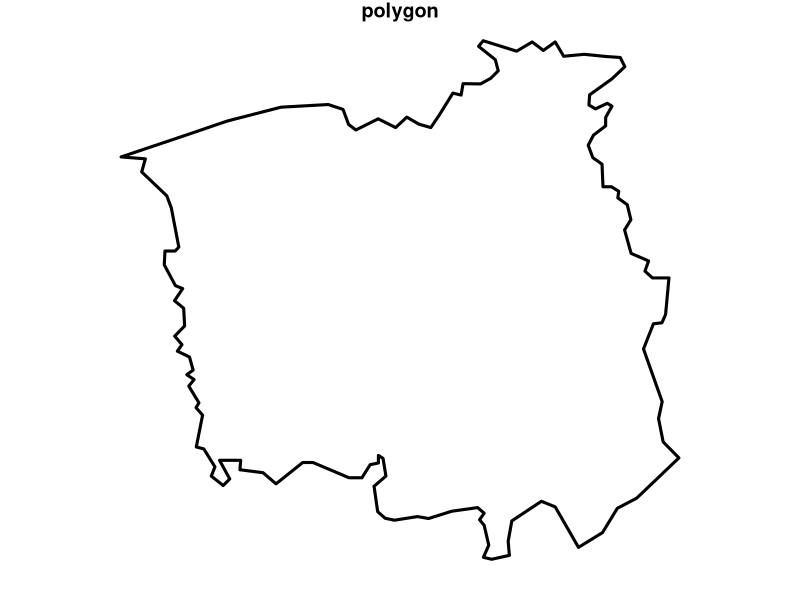
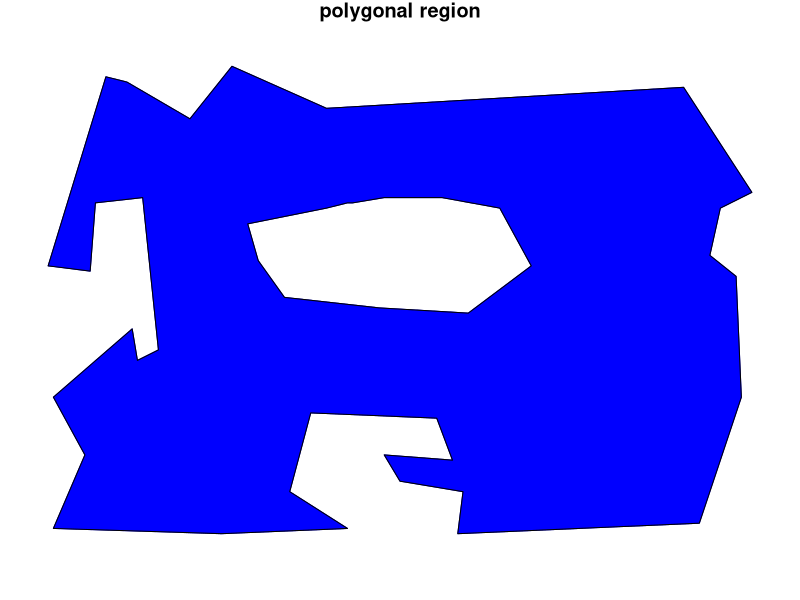

Recreate these plots in R, in order.
### R code from vignette source 'shapefiles.Rnw'

###################################################
### code chunk number 1: shapefiles.Rnw:7-8
###################################################
options(SweaveHooks=list(fig=function() par(mar=c(1,1,1,1))))


###################################################
### code chunk number 2: shapefiles.Rnw:25-31
###################################################
library(spatstat)
options(useFancyQuotes=FALSE)
sdate <- read.dcf(file = system.file("DESCRIPTION", package = "spatstat"),
         fields = "Date")
sversion <- read.dcf(file = system.file("DESCRIPTION", package = "spatstat"),
         fields = "Version")


###################################################
### code chunk number 3: shapefiles.Rnw:109-110 (eval = FALSE)
###################################################
## library(maptools)


###################################################
### code chunk number 4: shapefiles.Rnw:114-115 (eval = FALSE)
###################################################
## x <- readShapeSpatial("mydata.shp")


###################################################
### code chunk number 5: shapefiles.Rnw:125-126 (eval = FALSE)
###################################################
## class(x)


###################################################
### code chunk number 6: shapefiles.Rnw:143-147
###################################################
baltim <- columbus <- fylk <- list()
class(baltim) <- "SpatialPointsDataFrame"
class(columbus) <- "SpatialPolygonsDataFrame"
class(fylk) <- "SpatialLinesDataFrame"


###################################################
### code chunk number 7: shapefiles.Rnw:149-153 (eval = FALSE)
###################################################
## setwd(system.file("shapes", package="maptools"))
## baltim   <- readShapeSpatial("baltim.shp")
## columbus <- readShapeSpatial("columbus.shp")
## fylk     <- readShapeSpatial("fylk-val.shp")


###################################################
### code chunk number 8: shapefiles.Rnw:155-158
###################################################
class(baltim)
class(columbus)
class(fylk)


###################################################
### code chunk number 9: shapefiles.Rnw:186-187 (eval = FALSE)
###################################################
## X <- X[W]


###################################################
### code chunk number 10: shapefiles.Rnw:204-205 (eval = FALSE)
###################################################
## y <- as(x, "ppp")


###################################################
### code chunk number 11: shapefiles.Rnw:220-222 (eval = FALSE)
###################################################
## balt <- as(baltim, "ppp")
## bdata <- slot(baltim, "data")


###################################################
### code chunk number 12: shapefiles.Rnw:270-271 (eval = FALSE)
###################################################
## out <- lapply(x@lines, function(z) { lapply(z@Lines, as.psp) })


###################################################
### code chunk number 13: shapefiles.Rnw:284-285 (eval = FALSE)
###################################################
## curvegroup <- lapply(out, function(z) { do.call("superimpose", z)})


###################################################
### code chunk number 14: shapefiles.Rnw:328-332 (eval = FALSE)
###################################################
## out <- lapply(x@lines, function(z) { lapply(z@Lines, as.psp) })
## dat <- x@data
## for(i in seq(nrow(dat))) 
##   out[[i]] <- lapply(out[[i]], "marks<-", value=dat[i, , drop=FALSE])


###################################################
### code chunk number 15: shapefiles.Rnw:357-359
###################################################
getOption("SweaveHooks")[["fig"]]()
data(chorley)
plot(as.owin(chorley), lwd=3, main="polygon")


###################################################
### code chunk number 16: shapefiles.Rnw:372-374
###################################################
getOption("SweaveHooks")[["fig"]]()
data(demopat)
plot(as.owin(demopat), col="blue", main="polygonal region")


###################################################
### code chunk number 17: shapefiles.Rnw:410-413 (eval = FALSE)
###################################################
## regions <- slot(x, "polygons")
## regions <- lapply(regions, function(x) { SpatialPolygons(list(x)) })
## windows <- lapply(regions, as.owin)


###################################################
### code chunk number 18: shapefiles.Rnw:418-419 (eval = FALSE)
###################################################
## te <- tess(tiles=windows)


###################################################
### code chunk number 19: shapefiles.Rnw:459-460 (eval = FALSE)
###################################################
## y <- as(x, "SpatialPolygons")


###################################################
### code chunk number 20: shapefiles.Rnw:470-474 (eval = FALSE)
###################################################
## cp      <- as(columbus, "SpatialPolygons")
## cregions <- slot(cp, "polygons")
## cregions <- lapply(cregions, function(x) { SpatialPolygons(list(x)) })
## cwindows <- lapply(cregions, as.owin)


###################################################
### code chunk number 21: shapefiles.Rnw:484-486 (eval = FALSE)
###################################################
## ch <- hyperframe(window=cwindows)
## ch <- cbind.hyperframe(ch, columbus@data)


###################################################
### code chunk number 22: shapefiles.Rnw:506-508 (eval = FALSE)
###################################################
##   y <- as(x, "im")
##   ylist <- lapply(slot(x, "data"), function(z, y) { y[,] <- z; y }, y=y)
